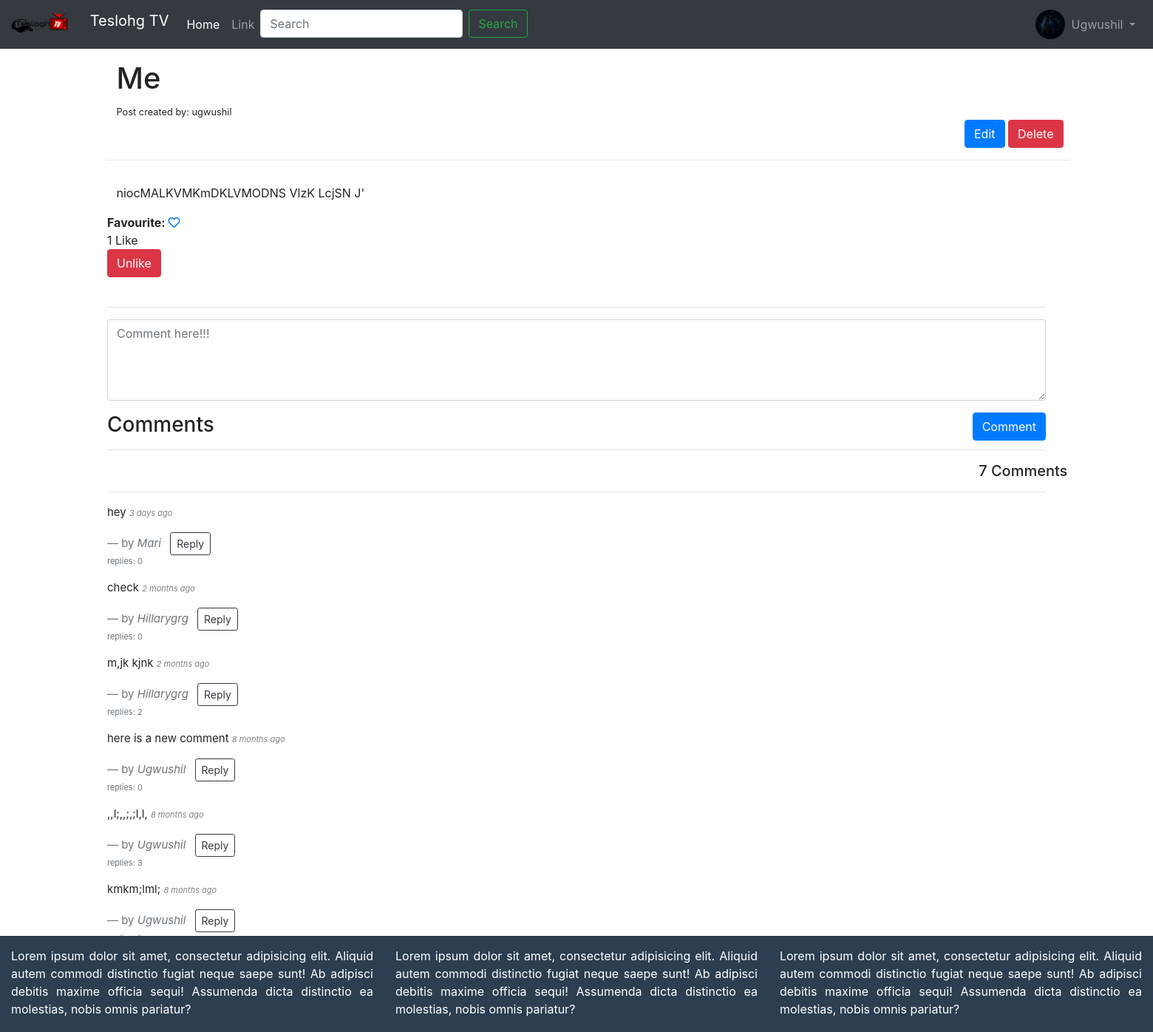
Screenshot of /18/me/ (signed in) with the database file from the repository.
### blog/models.py (models this page shows, shortened)
class Profile(models.Model):
    user = models.OneToOneField(User, on_delete=models.CASCADE)
    dob = models.DateField(null=True, blank=True)
    photo = models.ImageField(null=True, blank=True, upload_to='profile photos/')

class Post(models.Model):
    STATUS_CHOICES = (
        ('draft', 'Draft'),
        ('published', 'Published'),
    )
    objects = models.Manager()
    published = PublishedManager()
    title = models.CharField(max_length=100)
    slug = models.SlugField(max_length=120)
    author = models.ForeignKey(User, related_name='blog_posts', on_delete=models.CASCADE)
    body = models.TextField()
    likes = models.ManyToManyField(User, related_name='likes', blank=True)
    created = models.DateTimeField(auto_now_add=True, auto_now=False)
    updated = models.DateTimeField(auto_now=True, auto_now_add=False)
    status = models.CharField(max_length=10, choices=STATUS_CHOICES, default='Draft')
    restrict_comments = models.BooleanField(default=False)
    favourite = models.ManyToManyField(User, related_name='favourites', blank=True)
    class Meta:
        ordering = ['-created']
    def total_likes(self):
        return self.likes.count()

class Comment(models.Model):
    post = models.ForeignKey(Post, on_delete=models.CASCADE)
    user = models.ForeignKey(User, on_delete=models.CASCADE)
    reply = models.ForeignKey('Comment', null=True, related_name='replies', on_delete=models.CASCADE)
    content = models.TextField(max_length=180)
    timestamp = models.DateTimeField(auto_now_add=True)
    def time(self):
        now = timezone.now()
        diff = now - self.timestamp
        if diff.days == 0 and 0 <= diff.seconds < 60:
            seconds = diff.seconds
            if seconds == 1:
                return str(seconds) + "second ago"
            else:
                return str(seconds) + " seconds ago"
        if diff.days == 0 and 60 <= diff.seconds < 3600:
            minutes = math.floor(diff.seconds / 60)
            if minutes == 1:
                return str(minutes) + " minute ago"
            else:
                return str(minutes) + " minutes ago"
        if diff.days == 0 and 3600 <= diff.seconds < 86400:
            hours = math.floor(diff.seconds / 3600)
            if hours == 1:
                return str(hours) + " hour ago"
            else:
                return str(hours) + " hours ago"
        if 1 <= diff.days < 30:
            days = diff.days
            if days == 1:
                return str(days) + " day ago"
            else:
                return str(days) + " days ago"
        if 30 <= diff.days < 365:
            months = math.floor(diff.days / 30)
            if months == 1:
                return str(months) + " month ago"
            else:
                return str(months) + " months ago"

### blog/views.py (the view)
# urls.py: path('<int:pk>/<slug:slug>/', post_detail, name='detail'),
def post_detail(request, pk, slug):
    post = get_object_or_404(Post, pk=pk, slug=slug)
    photos = PostImage.objects.filter(post=post)
    comments = Comment.objects.filter(post=post, reply=None).order_by('-id')
    image_many = False
    video = False
    image_one = False
    if photos:
        try:
            photo = PostImage.objects.get(post=post)
            filename = photo.image.name
            ext = os.path.splitext(filename)[1].lower()
            if ext in ['.mp4', '.mpg', '.mov', '.ogg']:
                video = True
            elif ext in ['.jpg', '.jpeg', '.png', '.gif']:
                image_one = True
        except:
            image_many = True
    is_like = False
    is_favourite = False
    if post.likes.filter(username=request.user.username).exists():
        is_like = True
    if post.favourite.filter(username=request.user.username).exists():
        is_favourite = True
    if request.method == 'POST':
        form = CommentForm(request.POST or None)
        if form.is_valid():
            comment = form.save(commit=False)
            reply_id = request.POST.get('comment_id')
            if reply_id:
                reply = Comment.objects.get(id=reply_id)
                comment.reply = reply
            comment.user = request.user
            comment.post = post
            comment.save()
    else:
        form = CommentForm()
    context = {'post': post, 'is_like': is_like, 'is_favourite': is_favourite, 'total_likes': post.total_likes(),
               'photos': photos, 'video': video, 'image_one': image_one, 'image_many': image_many,
               'comments': comments, 'form': form}
    if request.is_ajax():
        html = render_to_string('blog/comments.html', context, request=request)
        return JsonResponse({'form': html})
    return render(request, 'blog/post_detail.html', context)

### blog/forms.py
class CommentForm(forms.ModelForm):
    content = forms.CharField(label='', widget=forms.Textarea(attrs={'class': 'form-control', 'placeholder': 'Comment here!!!',
                                                                     'rows': '4', 'cols': '50'}))
    class Meta:
        model = Comment
        fields = ('content',)

### blog/templates/blog/post_detail.html (shortened to what this page needs)
{% extends 'base.html' %}
{% block content %}
<div class="container-fluid">
    <h1 class="col-10 offset-1">{{ post.title }}</h1>
    <small class="col-10 offset-1">Post created by: {{ post.author }}</small>
    {% if request.user == post.author %}
        <div class="section-1 col offset-10">
            <a href="{% url 'post:edit' post.pk %}">
                <button type="button" class="btn btn-primary">Edit</button>
            </a>
            <a href="{% url 'post:delete' post.pk %}">
                <button type="button" id="delete-post" class="btn btn-danger">Delete</button>
            </a>
        </div>
    {% endif %}
    <hr class="col-10 offset-1">
    <p class="col-10 offset-1 mt-3 mb-3">{{ post.body }}</p>
</div>
<div id="favourite-section" class="col-10 offset-1">
    <strong>Favourite: </strong>
    {% if is_favourite %}
    <a href="{% url 'post:favourite_post' post.pk %}">
        <i class="far fa-heart"></i>
    </a>
    {% else %}
    <a href="{% url 'post:favourite_post' post.pk %}">
        <i class="far fa-heart"></i>
    </a>
    {% endif %}
</div>
<div id="like-section" class="col-10 offset-1">
    {% include 'blog/like.html' %}
</div>
{% if not post.restrict_comments %}
<div style="font-size: 12px;" class="main-comment-section col-10 offset-1">
{% include 'blog/comments.html' %}
</div>
{% endif %}
{% endblock content %}

### templates/base.html (shortened to what this page needs)
<!doctype html>
{% load static %}
<html lang="en">
  <head>
      <link rel="stylesheet" href="{% static 'css/base.css' %}">
    <link rel="stylesheet" href="https://pro.fontawesome.com/releases/v5.10.0/css/all.css"/>
    <link rel="stylesheet" href="https://stackpath.bootstrapcdn.com/bootstrap/4.5.2/css/bootstrap.min.css">
  </head>
  <body>
  {% include 'navbar.html' %}
    <div class="container-fluid">
        <div class="row">
            {% block content %}
            {% endblock content %}
        </div>
    </div>
    {% block footer %}
            {% include 'footer.html' %}
    {% endblock footer %}
  </body>
</html>

### templates/navbar.html (shortened to what this page needs)
{% load static %}
<nav class="navbar navbar-expand-lg navbar-dark bg-dark mb-3">
  <a class="navbar-brand" href="{% url 'post:list' %}">
    <img src="{% static 'teslohgtv.png' %}" width="100" height="40" class="d-inline-block align-top" alt="" loading="lazy">
    Teslohg TV
  </a>
    <div class="collapse navbar-collapse" id="navbarSupportedContent">
        <ul class="navbar-nav mr-auto">
          <li class="nav-item active">
            <a class="nav-link" href="#">Home <span class="sr-only">(current)</span></a>
          </li>
          <li class="nav-item">
            <a class="nav-link" href="#">Link</a>
          </li>
          <li class="nav-item">
            <form class="form-inline my-2 my-lg-0" action="{% url 'post:list' %}">
              <input class="form-control mr-sm-2" type="search" placeholder="Search" aria-label="Search" name="q">
              <button class="btn btn-outline-success my-2 my-sm-0" type="submit">Search</button>
            </form>
          </li>
        </ul>
        <ul class="navbar-nav">
            {% if user.is_authenticated %}
                {% if request.user.profile.photo %}
                    <img src="{{ request.user.profile.photo.url }}" alt="..." class="rounded-circle" width="40" height="40">
                {% else %}
                    <img src="https://cdn.business2community.com/wp-content/uploads/2017/08/blank-profile-picture-973460_640.png" alt="..." class="rounded-circle" width="40" height="40">
                {% endif %}
                <li class="nav-item dropdown">
                    <a class="nav-link dropdown-toggle" href="#" id="navbarDropdown" role="button" data-toggle="dropdown" aria-haspopup="true" aria-expanded="false">
                      {{ user.username|capfirst }}
                    </a>
                  </li>
            {% else %}
                <li class="nav-item">
                    <a class="nav-link" href="{% url 'post:login' %}">Login</a>
                </li>
            {% endif %}
        </ul>
    </div>
</nav>

### blog/templates/blog/like.html (shortened to what this page needs)
{{ total_likes }} Like{{ total_likes|pluralize }}
    {% if user.is_authenticated %}
    <form action="{% url 'post:like_post' %}" method="post">
        {% if is_like %}
        <button type="submit" id="like" class="btn btn-danger" name="id" value="{{ post.id }}">Unlike</button>
        {% else %}
        <button type="submit" id="like" class="btn btn-primary" name="id" value="{{ post.id }}">Like</button>
        {% endif %}
    </form>
    {% endif %}
<br>
<hr>

### blog/templates/blog/comments.html (shortened to what this page needs)
<div class="mb-2">
    <form method="post" class="comment-form" action=".">
    {{ form.as_p }}
    {% if user.is_authenticated %}
    <input type="submit" style="float: right;" value="Comment" class="btn btn-primary">
    {% else %}
    <input type="submit" style="float: right;" value="Comment" class="btn btn-primary" disabled>
    {% endif %}
</form>
</div>
    <h3>Comments</h3>
    <hr>
    <h5 class="col offset-11">{{ comments.count }} Comment{{ comments|pluralize }}</h5>
    <hr>
    {% for comment in comments %}
        <blockquote class="blockquote">
            <p style="font-size: 15px;" >{{ comment.content }} <span style="font-size: 11px; color: gray;"><em>{{ comment.time }}</em></span></p>
            <footer class="blockquote-footer" style="font-size: 15px;">by <cite style="font-size: 15px;">{{ comment.user|capfirst }}</cite>
            <button class="reply-btn btn btn-outline-dark btn-small btn-sm ml-2" >Reply</button> <p style="font-size: 11px;">replies: {{ comment.replies.count }}</p>
            </footer>
        </blockquote>
    {% endfor %}

### templates/footer.html
<footer class="footer container-fluid mt-5 text-white" style="
    bottom: 0;
    left: 0;
    right: 0;
    height: 130px;
    padding: 15px;
    background-color: #2C3E50;
    text-align: justify;
    ">
    <div class="row">
        <div class="col-md-4">
            <p>
                Lorem ipsum dolor sit amet, consectetur adipisicing elit. Aliquid autem commodi distinctio fugiat neque saepe sunt! Ab adipisci debitis maxime officia sequi! Assumenda dicta distinctio ea molestias, nobis omnis pariatur?
            </p>
        </div>
        <div class="col-md-4">
            <p>
                Lorem ipsum dolor sit amet, consectetur adipisicing elit. Aliquid autem commodi distinctio fugiat neque saepe sunt! Ab adipisci debitis maxime officia sequi! Assumenda dicta distinctio ea molestias, nobis omnis pariatur?
            </p>
        </div>
        <div class="col-md-4">
            <p>
                Lorem ipsum dolor sit amet, consectetur adipisicing elit. Aliquid autem commodi distinctio fugiat neque saepe sunt! Ab adipisci debitis maxime officia sequi! Assumenda dicta distinctio ea molestias, nobis omnis pariatur?
            </p>
        </div>
    </div>
</footer>

### static/css/base.css (style rules this page uses)
html { position: relative; min-height: 100%; }
body { font-family: 'Lucida Casaul', 'Comic Sans MS'; }
.footer { position: absolute; bottom: 0; left: 0; right: 0; height: 130px; background-color: #2C3E50; }

### rows the page displays
Post: title "Me", author "ugwushil", body "niocMALKVMKmDKLVMODNS VlzK LcjSN J'"
Comment: content "hey", time "3 days ago", user "Mari", replies.count "0"
Comment: content "check", time "2 months ago", user "Hillarygrg", replies.count "0"
Comment: content "m,jk kjnk", time "2 months ago", user "Hillarygrg", replies.count "2"
Comment: content "here is a new comment", time "8 months ago", user "Ugwushil", replies.count "0"
Comment: content ",,l;,,;,;l,l,", time "8 months ago", user "Ugwushil", replies.count "3"
Comment: content "kmkm;lml;", time "8 months ago", user "Ugwushil"

### other values shown
{{ user.username|capfirst }} "Ugwushil"
{{ total_likes }} "1"
{{ comments.count }} "7"
